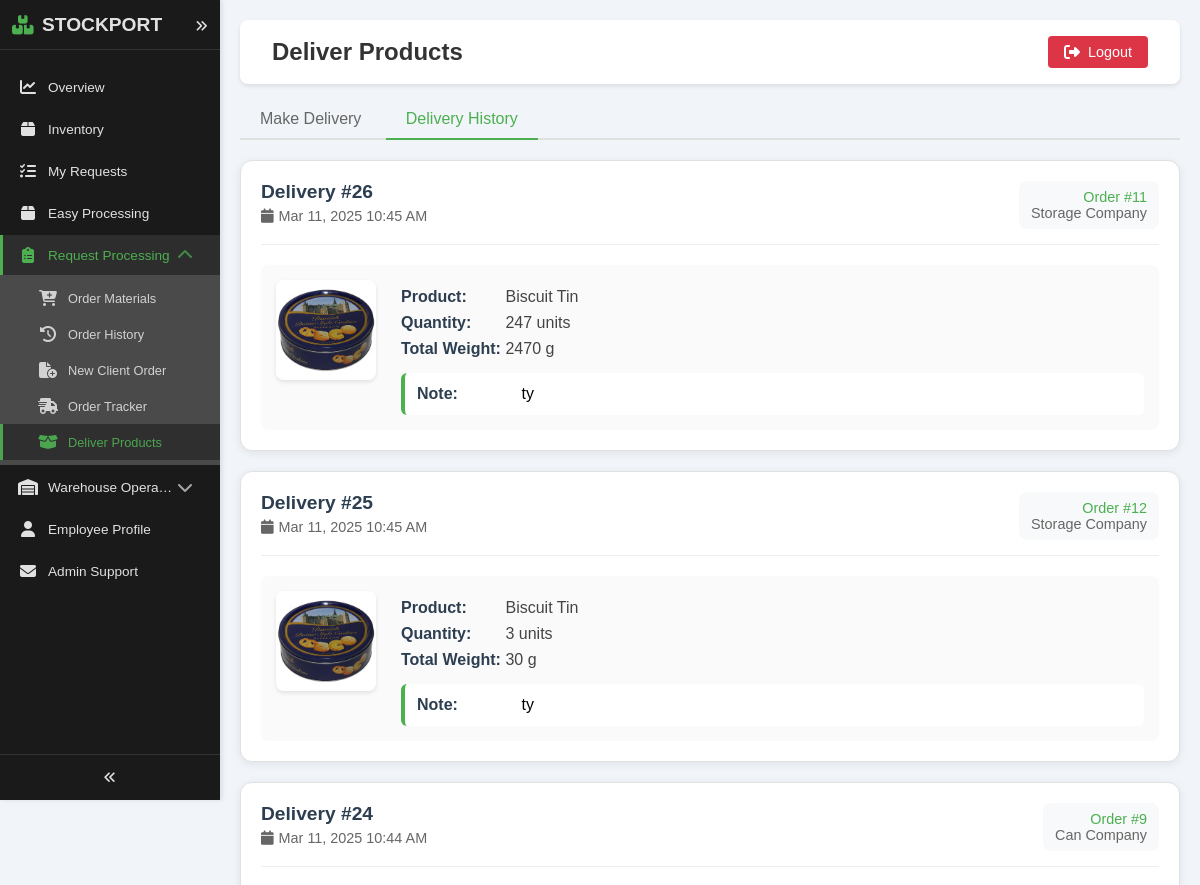
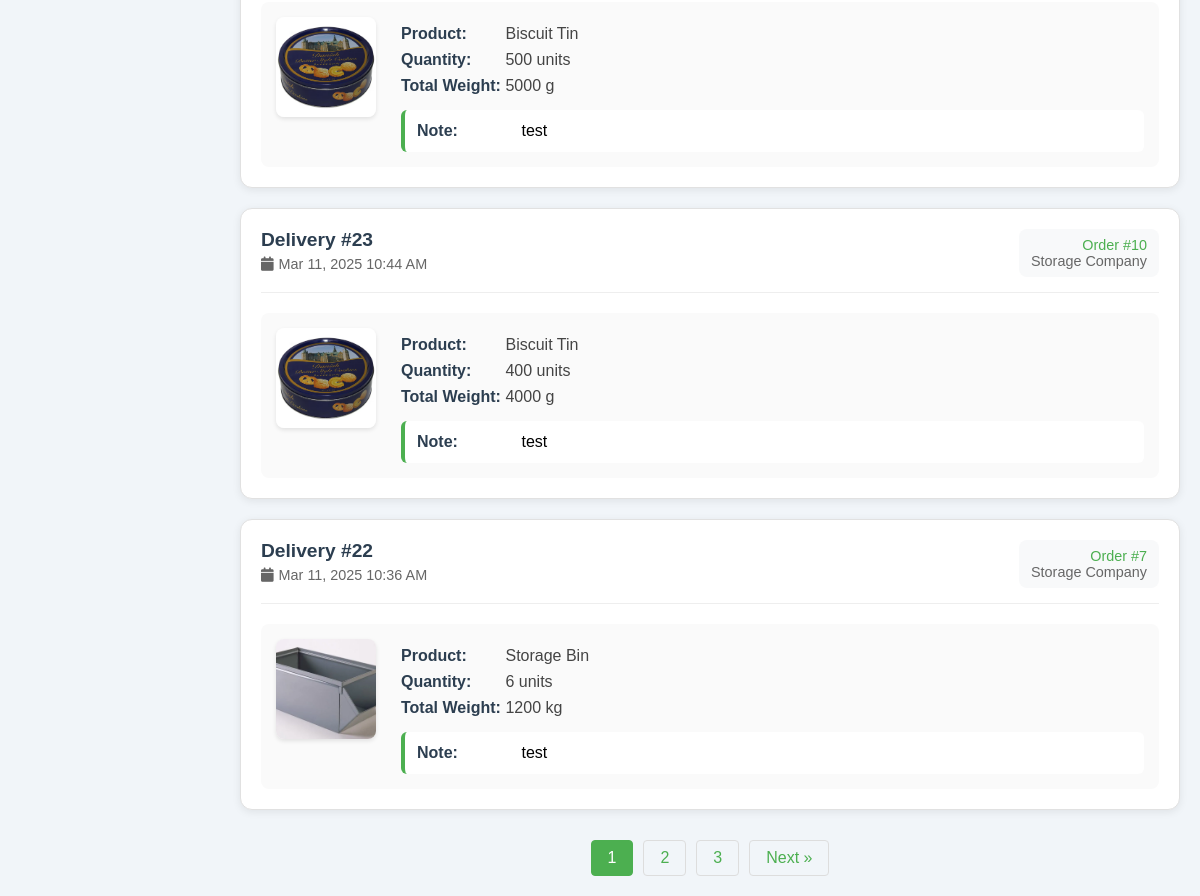
Page /employee/deliverproducts.php?tab=delivery-history&page=1 (signed in) on the committed database (2 pictures, top to bottom).
### tables this page shows
CREATE TABLE `delivery_tracking` (
  `delivery_id` int(11) NOT NULL,
  `order_detail_id` int(11) NOT NULL,
  `delivery_date` datetime NOT NULL DEFAULT current_timestamp(),
  `delivery_note` text DEFAULT NULL
);

CREATE TABLE `customerorders` (
  `CustomerOrderID` int(11) NOT NULL,
  `CustomerID` int(11) NOT NULL,
  `OrderDate` datetime NOT NULL DEFAULT current_timestamp(),
  `TotalAmount` decimal(10,2) DEFAULT NULL,
  `Status` enum('Pending','Processing','Shipped','Delivered','Cancelled') NOT NULL DEFAULT 'Pending'
);

CREATE TABLE `customers` (
  `CustomerID` int(11) NOT NULL,
  `CustomerName` varchar(100) NOT NULL,
  `Phone` varchar(20) DEFAULT NULL,
  `Email` varchar(100) DEFAULT NULL,
  `Address` varchar(255) DEFAULT NULL,
  `customer_status` varchar(32) NOT NULL DEFAULT 'pending',
  `created_at` timestamp NOT NULL DEFAULT current_timestamp(),
  `Password` varchar(255) NOT NULL DEFAULT ''
);

CREATE TABLE `products` (
  `ProductID` int(11) NOT NULL,
  `ProductName` varchar(100) NOT NULL,
  `Category` varchar(45) DEFAULT NULL,
  `Weight` decimal(10,2) DEFAULT NULL,
  `ProductionCost` decimal(10,2) DEFAULT NULL,
  `SellingPrice` decimal(10,2) DEFAULT NULL,
  `LocationID` int(11) DEFAULT NULL,
  `MaterialID` int(11) DEFAULT NULL,
  `minimum_quantity` int(11) NOT NULL,
  `product_img` varchar(255) DEFAULT NULL,
  `weight_unit` varchar(32) NOT NULL
);

CREATE TABLE `orderdetails` (
  `OrderDetailID` int(11) NOT NULL,
  `CustomerOrderID` int(11) DEFAULT NULL,
  `ProductID` int(11) DEFAULT NULL,
  `Quantity` int(11) DEFAULT NULL,
  `QuantityProduced` int(11) DEFAULT 0,
  `ReadyToShip` tinyint(1) DEFAULT 0,
  `UnitPrice` decimal(10,2) DEFAULT NULL,
  `EmployeeID` int(11) DEFAULT NULL
);

### employee/deliverproducts.php (the view, shortened to what this page needs)
<?php
require_once '../layouts/employeeSidebar.php';
require_once '../layouts/employeeHeader.php';
require_once '../server/database.php';
$countQuery = "SELECT COUNT(*) as total FROM delivery_tracking";
$totalResult = $conn->query($countQuery);
$totalRows = $totalResult->fetch_assoc()['total'];
$perPage = 5;
$totalPages = ceil($totalRows / $perPage);
$currentPage = isset($_GET['page']) ? max(1, min($totalPages, intval($_GET['page']))) : 1;
$offset = ($currentPage - 1) * $perPage;
$historyQuery = "SELECT
    dt.delivery_id,
    dt.delivery_date,
    dt.delivery_note,
    co.CustomerOrderID,
    c.CustomerName,
    p.ProductName,
    p.product_img,
    od.Quantity,
    p.Weight,
    p.weight_unit
FROM delivery_tracking dt
JOIN orderdetails od ON dt.order_detail_id = od.OrderDetailID
JOIN customerorders co ON od.CustomerOrderID = co.CustomerOrderID
JOIN customers c ON co.CustomerID = c.CustomerID
JOIN products p ON od.ProductID = p.ProductID
ORDER BY dt.delivery_date DESC
LIMIT ? OFFSET ?";
$historyStmt = $conn->prepare($historyQuery);
$historyStmt->bind_param("ii", $perPage, $offset);
$historyStmt->execute();
$historyResult = $historyStmt->get_result();
?>
<!DOCTYPE html>
<html lang="en">
<head>
    <link rel="stylesheet" href="../assets/css/eminventory.css">
</head>
<body>
    <div class="content-wrapper">
        <div class="tabs">
            <button class="tab-button <?php echo (!isset($_GET['tab']) || $_GET['tab'] === 'make-delivery') ? 'active' : ''; ?>"
                    onclick="openTab('make-delivery')">Make Delivery</button>
            <button class="tab-button <?php echo (isset($_GET['tab']) && $_GET['tab'] === 'delivery-history') ? 'active' : ''; ?>"
                    onclick="openTab('delivery-history')">Delivery History</button>
        </div>
        <div id="delivery-history" class="tab-content <?php echo (isset($_GET['tab']) && $_GET['tab'] === 'delivery-history') ? 'active' : ''; ?>">
            <?php if ($historyResult && $historyResult->num_rows > 0): ?>
                <?php while($history = $historyResult->fetch_assoc()): ?>
                    <div class="history-card">
                        <div class="history-header">
                            <div>
                                <h4>Delivery #<?php echo $history['delivery_id']; ?></h4>
                                <p class="delivery-date">
                                    <i class="fas fa-calendar"></i>
                                    <?php echo date('M d, Y h:i A', strtotime($history['delivery_date'])); ?>
                                </p>
                            </div>
                            <div class="history-details">
                                <span>Order #<?php echo $history['CustomerOrderID']; ?></span>
                                <span><?php echo htmlspecialchars($history['CustomerName']); ?></span>
                            </div>
                        </div>
                        <div class="history-content">
                            <img src="../assets/imgs/<?php echo $history['product_img']; ?>"
                                 alt="<?php echo $history['ProductName']; ?>"
                                 class="history-product-image">
                            <div class="history-info">
                                <p><strong>Product:</strong> <?php echo htmlspecialchars($history['ProductName']); ?></p>
                                <p><strong>Quantity:</strong> <?php echo $history['Quantity']; ?> units</p>
                                <p><strong>Total Weight:</strong>
                                    <?php echo ($history['Weight'] * $history['Quantity']) . ' ' . $history['weight_unit']; ?>
                                </p>
                                <?php if ($history['delivery_note']): ?>
                                    <div class="delivery-note">
                                        <strong>Note:</strong> <?php echo htmlspecialchars($history['delivery_note']); ?>
                                    </div>
                                <?php endif; ?>
                            </div>
                        </div>
                    </div>
                <?php endwhile; ?>
                <?php if ($totalPages > 1): ?>
                    <div class="pagination">
                        <?php for ($i = max(1, $currentPage - 2); $i <= min($totalPages, $currentPage + 2); $i++): ?>
                            <a href="?tab=delivery-history&page=<?php echo $i; ?>"
                               class="page-link <?php echo $i === $currentPage ? 'active' : ''; ?>">
                                <?php echo $i; ?>
                            </a>
                        <?php endfor; ?>
                        <?php if ($currentPage < $totalPages): ?>
                            <a href="?tab=delivery-history&page=<?php echo ($currentPage + 1); ?>" class="page-link">Next &raquo;</a>
                        <?php endif; ?>
                    </div>
                <?php endif; ?>
            <?php else: ?>
                <div class="history-card">
                    <p>No delivery history available.</p>
                </div>
            <?php endif; ?>
        </div>
    </div>
</body>
</html>

### assets/css/eminventory.css (style rules this page uses)
* { margin: 0; padding: 0; box-sizing: border-box; font-family: 'Arial', sans-serif; }
:root { --primary-color: #2563eb; --secondary-color: #1e40af; --background-color: #f1f5f9; --text-color: #1e293b; --border-color: #e2e8f0; }
body { background-color: var(--background-color); min-height: 100vh; }

### employee/deliverproducts.php (style rules this page uses)
.content-wrapper { padding: 20px; margin-left: 60px; transition: margin-left 0.3s ease; }
body.sidebar-expanded .content-wrapper { margin-left: 220px; }
.history-card { background: white; border-radius: 12px; padding: 20px; margin-bottom: 20px; box-shadow: 0 2px 8px rgba(0,0,0,0.08); border: 1px solid #e1e1e1; transition: transform 0.2s, box-shadow 0.2s; }
.history-header { display: flex; justify-content: space-between; align-items: flex-start; margin-bottom: 20px; padding-bottom: 15px; border-bottom: 1px solid #eee; }
.history-header h4 { margin: 0; color: #2c3e50; font-size: 1.2rem; }
.delivery-date { color: #666; font-size: 0.9em; margin: 5px 0; display: flex; align-items: center; gap: 5px; }
.history-details { text-align: right; background: #f8f9fa; padding: 8px 12px; border-radius: 8px; }
.history-details span { display: block; font-size: 0.9em; color: #666; }
.history-details span:first-child { color: #4CAF50; font-weight: 500; }
.history-content { display: flex; gap: 25px; background: #fafafa; padding: 15px; border-radius: 8px; }
.history-product-image { width: 100px; height: 100px; object-fit: cover; border-radius: 8px; box-shadow: 0 2px 4px rgba(0,0,0,0.1); }
.history-info { flex-grow: 1; }
.history-info p { margin: 8px 0; color: #444; }
.history-info strong { color: #2c3e50; min-width: 100px; display: inline-block; }
.delivery-note { margin-top: 15px; padding: 12px; background: #fff; border-radius: 6px; border-left: 4px solid #4CAF50; }
.tabs { margin-bottom: 20px; border-bottom: 2px solid #e0e0e0; }
.tab-button { background: none; border: none; padding: 10px 20px; font-size: 16px; cursor: pointer; position: relative; color: #666; }
.tab-button.active { color: #4CAF50; font-weight: 500; }
.tab-button.active::after { content: ''; position: absolute; bottom: -2px; left: 0; width: 100%; height: 2px; background-color: #4CAF50; }
.tab-content { display: none; }
.tab-content.active { display: block; }
.pagination { display: flex; justify-content: center; gap: 10px; margin-top: 30px; }
.page-link { padding: 8px 16px; border: 1px solid #ddd; border-radius: 4px; color: #4CAF50; text-decoration: none; transition: all 0.3s ease; }
.page-link.active { background-color: #4CAF50; color: white; border-color: #4CAF50; }

### layouts/employeeSidebar.php (style rules this page uses)
body { margin: 0; padding: 0; transition: margin-left 0.3s ease; position: relative; }
.content-wrapper { margin-left: 55px; transition: margin-left 0.3s ease; padding: 20px; position: relative; z-index: 1; }
body.sidebar-expanded .content-wrapper { margin-left: 220px; }
.tab-content { position: relative; z-index: 1; }

### rows in the picture
delivery_tracking: delivery_id "26", delivery_date "Mar 11, 2025 10:45 AM", customerorders.CustomerOrderID "11", customers.CustomerName "Storage Company", products.product_img (picture), products.ProductName "Biscuit Tin", order_detail.Quantity "247", products.Weight "2470", products.weight_unit "g", delivery_note "ty"
delivery_tracking: delivery_id "25", delivery_date "Mar 11, 2025 10:45 AM", customerorders.CustomerOrderID "12", customers.CustomerName "Storage Company", products.product_img (picture), products.ProductName "Biscuit Tin", order_detail.Quantity "3", products.Weight "30", products.weight_unit "g", delivery_note "ty"
delivery_tracking: delivery_id "24", delivery_date "Mar 11, 2025 10:44 AM", customerorders.CustomerOrderID "9", customers.CustomerName "Can Company", products.product_img (picture), products.ProductName "Biscuit Tin", order_detail.Quantity "500", products.Weight "5000", products.weight_unit "g", delivery_note "test"
delivery_tracking: delivery_id "23", delivery_date "Mar 11, 2025 10:44 AM", customerorders.CustomerOrderID "10", customers.CustomerName "Storage Company", products.product_img (picture), products.ProductName "Biscuit Tin", order_detail.Quantity "400", products.Weight "4000", products.weight_unit "g", delivery_note "test"
delivery_tracking: delivery_id "22", delivery_date "Mar 11, 2025 10:36 AM", customerorders.CustomerOrderID "7", customers.CustomerName "Storage Company", products.product_img (picture), products.ProductName "Storage Bin", order_detail.Quantity "6", products.Weight "1200", products.weight_unit "kg", delivery_note "test"

### other values in the picture
$pageTitle "Deliver Products"
